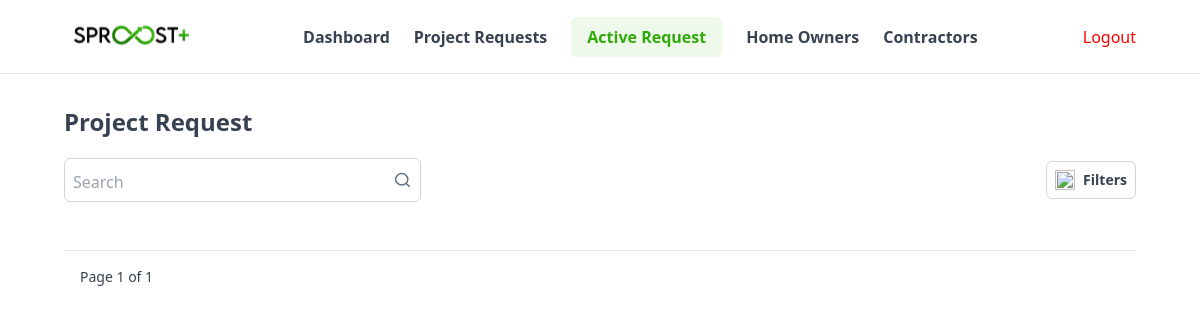
Page /user-admin/active-projects/ on the earlier database version.
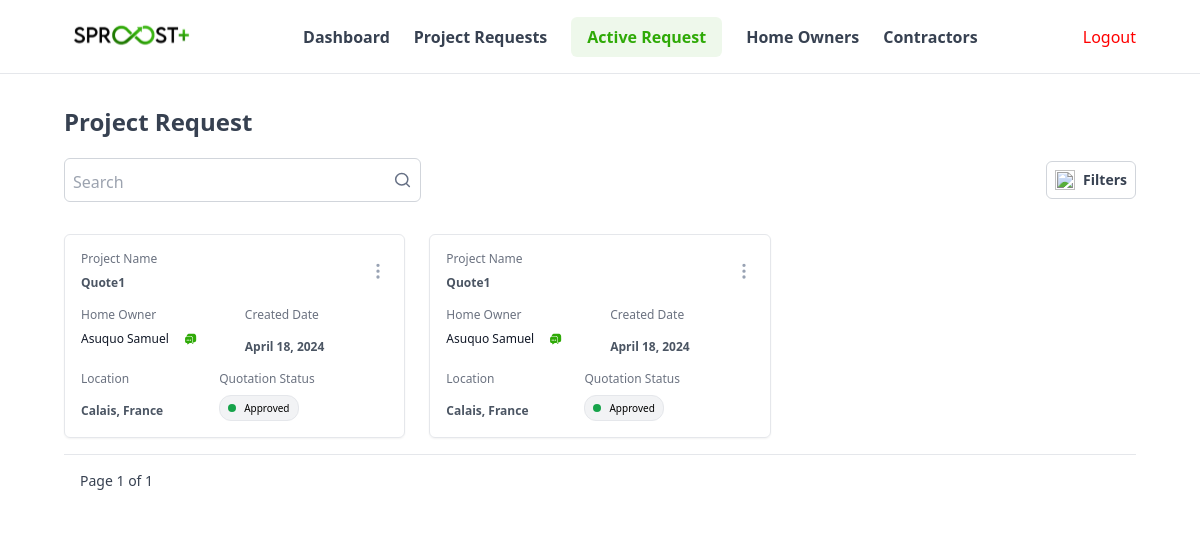
Same page on the later database version.
### quotes/models.py (models this page shows, shortened)
class Project(models.Model):
    admin = models.ForeignKey("accounts.User", on_delete=models.SET_NULL, null=True)
    quote_request = models.ForeignKey(QuoteRequest, on_delete=models.CASCADE, null=False, related_name='quote_project')
    file = models.FileField(upload_to=upload_location, null=True, blank=True)
    is_approved = models.BooleanField(default=False)

class QuoteRequest(models.Model):
    user = models.ForeignKey("accounts.User", on_delete=models.CASCADE, null=False, related_name="quote_requests")
    uuid = models.UUIDField(default=uuid.uuid4, editable=False, unique=True)
    title = models.CharField(max_length=255, null=False)
    summary = models.TextField(null=False, max_length=257)
    status = models.CharField(max_length=255, choices=QuoteRequestStatus.choices, default=QuoteRequestStatus.pending, null=False)
    contact_phone = models.CharField(max_length=20, null=False)
    contact_email = models.EmailField(max_length=255, null=False)
    property_address = models.CharField(max_length=255, null=False)
    upload_date = models.DateTimeField(auto_now_add=True, null=False)
    media_paths = GenericRelation("main.Media")
    is_quote = models.BooleanField(default=True)
    objects = QuoteRequestManager()

### accounts/models.py (models this page shows)
class User(AbstractUser):
    phone_number = PhoneNumberField(null=False, blank=False)
    user_type = models.CharField(max_length = 3, choices = USER_TYPE_CHOICES)
    date_joined = models.DateTimeField(auto_now_add=True)

### admins/views.py (the view)
# urls.py: path('active-projects/', views.activeProjectList, name="active-projects"),
def activeProjectList(request):
    active_projects = Project.objects.filter(is_approved=True).select_related('quote_request').order_by('-id')
    query = request.GET.get('q')
    if query:
        active_projects = active_projects.filter(
            Q(quote_request__user__first_name__icontains=query) |
            Q(quote_request__user__last_name__icontains=query) |
            Q(quote_request__title__icontains=query)
        )
    paginator = Paginator(active_projects, 10)
    page_number = request.GET.get('page')
    page_obj = paginator.get_page(page_number)
    context = {
        'projects': page_obj
    }
    return render(request, 'user_admin/active_projects.html', context)

### templates/user_admin/active_projects.html (shortened to what the changed rows need)
{% extends "user_admin/base.html" %} {% load static %} {% block navbar %} {% include "user_admin/navbar.html" %} {% endblock navbar %} {% block content %}
<main class="w-full px-[1rem] md:px-[4rem] flex flex-col gap-8 my-8">
    <div class="">
        <div class="mb-4">
            <h1 class="text-2xl font-semibold text-gray-700">Project Request</h1>
        </div>
    </div>
    <div class="">
        <div class="grid grid-cols-1 md:grid-cols-2 lg:grid-cols-3 2xl:grid-cols-4 gap-6">
            {% for project in projects %}
            <div class="w-full flex flex-col gap-4 p-4 border text-xs border-neutral-150 rounded-md shadow-sm">
                <div class="w-full flex items-center justify-between">
                    <div class="text-xs flex flex-col gap-2">
                        <span class="text-gray-500 font-medium">Project Name</span>
                        <h3 class="text-gray-600 font-semibold">{{project.quote_request.title}}</h3>
                    </div>
                    <span class="">
                  <img src="{% static 'svgs/more-vertical.svg' %}" alt="" class="" />
                </span>
                </div>
                <div class="flex items-start gap-12 w-full">
                    <div class="">
                        <span class="text-gray-500 font-medium">Home Owner</span>
                        <div class="flex items-center gap-4 mt-2">
                            <span class="text-gray-900 font-medium">{{project.quote_request.user.first_name}} {{project.quote_request.user.last_name}}</span>
                            <img src="{% static 'svgs/chat-msg.svg' %}" alt="" />
                        </div>
                    </div>
                    <div class="text-xs flex flex-col gap-2">
                        <span class="text-gray-500 font-medium">Created Date</span>
                        <h3 class="text-gray-600 font-semibold mt-2">{{project.quote_request.upload_date|date:"F j, Y"}}</h3>
                    </div>
                </div>
                <div class="flex items-start gap-14 w-full">
                    <div class="text-xs flex flex-col gap-2">
                        <span class="text-gray-500 font-medium">Location</span>
                        <h3 class="text-gray-600 font-semibold mt-2">{{project.quote_request.property_address}}</h3>
                    </div>
                    <div class="text-xs flex flex-col gap-2">
                        <span class="text-gray-500 font-medium">Quotation Status</span>
                        <div class="inline-flex p-1 px-2 bg-gray-200 bg-opacity-50 items-center w-fit gap-2 border border-neutral-150 rounded-xl">
                            <div class="w-2 h-2 {% if project.quote_request.status|lower == "pending" %} bg-blue-600 {% elif project.quote_request.status|lower == "approved" %} bg-green-600 {% else %} bg-red-600  {% endif %}rounded-full"></div>
                            <span class="text-[10px]">{{project.quote_request.status}}</span>
                        </div>
                    </div>
                </div>
            </div>
            {% endfor %}
        </div>
    </div>
</main>
{% endblock %}

Differences in the rows shown:
added Project: quote_request "Quote1", quote_request.user.first_name "Asuquo", quote_request.user.last_name "Samuel", quote_request.upload_date "April 18, 2024", quote_request.property_address "Calais, France", quote_request.status "Approved"
added Project: quote_request "Quote1", quote_request.user.first_name "Asuquo", quote_request.user.last_name "Samuel", quote_request.upload_date "April 18, 2024", quote_request.property_address "Calais, France", quote_request.status "Approved"
